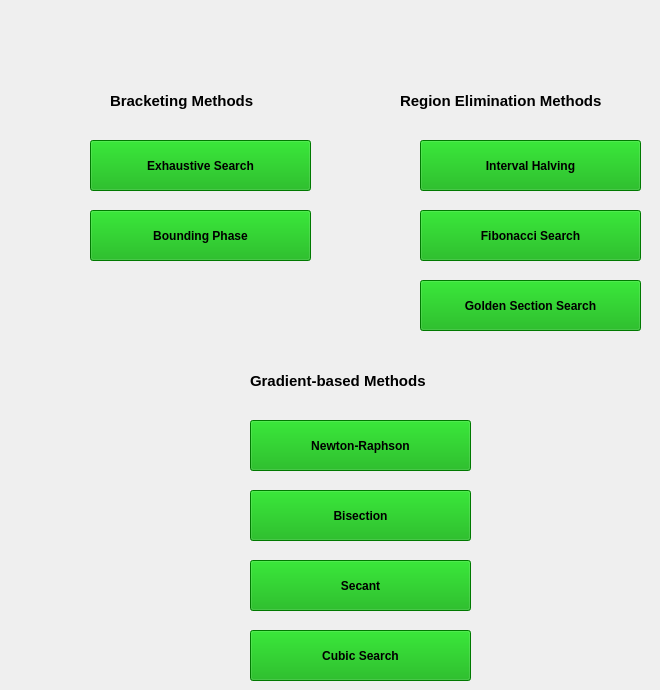
   <widget class="QWidget" name="hometab">
    <attribute name="title">
     <string>Home</string>
    </attribute>
    <widget class="QLabel" name="label_8">
     <property name="geometry">
      <rect>
       <x>110</x>
       <y>80</y>
       <width>181</width>
       <height>41</height>
      </rect>
     </property>
     <property name="font">
      <font>
       <pointsize>11</pointsize>
       <weight>75</weight>
       <bold>true</bold>
      </font>
     </property>
     <property name="text">
      <string>Bracketing Methods</string>
     </property>
    </widget>
    <widget class="QPushButton" name="exsearch_button">
     <property name="geometry">
      <rect>
       <x>90</x>
       <y>140</y>
       <width>221</width>
       <height>51</height>
      </rect>
     </property>
     <property name="font">
      <font>
       <weight>75</weight>
       <bold>true</bold>
      </font>
     </property>
     <property name="styleSheet">
      <string notr="true">background-color: rgb(0, 170, 0);</string>
     </property>
     <property name="text">
      <string>Exhaustive Search</string>
     </property>
    </widget>
    <widget class="QPushButton" name="bp_button">
     <property name="geometry">
      <rect>
       <x>90</x>
       <y>210</y>
       <width>221</width>
       <height>51</height>
      </rect>
     </property>
     <property name="font">
      <font>
       <weight>75</weight>
       <bold>true</bold>
      </font>
     </property>
     <property name="styleSheet">
      <string notr="true">background-color: rgb(0, 170, 0);</string>
     </property>
     <property name="text">
      <string>Bounding Phase</string>
     </property>
    </widget>
    <widget class="QPushButton" name="fsearch_button">
     <property name="geometry">
      <rect>
       <x>420</x>
       <y>210</y>
       <width>221</width>
       <height>51</height>
      </rect>
     </property>
     <property name="font">
      <font>
       <weight>75</weight>
       <bold>true</bold>
      </font>
     </property>
     <property name="styleSheet">
      <string notr="true">background-color: rgb(0, 170, 0);</string>
     </property>
     <property name="text">
      <string>Fibonacci Search</string>
     </property>
    </widget>
    <widget class="QLabel" name="label_23">
     <property name="geometry">
      <rect>
       <x>400</x>
       <y>80</y>
       <width>251</width>
       <height>41</height>
      </rect>
     </property>
     <property name="font">
      <font>
       <pointsize>11</pointsize>
       <weight>75</weight>
       <bold>true</bold>
      </font>
     </property>
     <property name="text">
      <string>Region Elimination Methods</string>
     </property>
    </widget>
    <widget class="QPushButton" name="interval_halving_button">
     <property name="geometry">
      <rect>
       <x>420</x>
       <y>140</y>
       <width>221</width>
       <height>51</height>
      </rect>
     </property>
     <property name="font">
      <font>
       <weight>75</weight>
       <bold>true</bold>
      </font>
     </property>
     <property name="styleSheet">
      <string notr="true">background-color: rgb(0, 170, 0);</string>
     </property>
     <property name="text">
      <string>Interval Halving</string>
     </property>
    </widget>
    <widget class="QPushButton" name="gss_button">
     <property name="geometry">
      <rect>
       <x>420</x>
       <y>280</y>
       <width>221</width>
       <height>51</height>
      </rect>
     </property>
     <property name="font">
      <font>
       <weight>75</weight>
       <bold>true</bold>
      </font>
     </property>
     <property name="styleSheet">
      <string notr="true">background-color: rgb(0, 170, 0);</string>
     </property>
     <property name="text">
      <string>Golden Section Search</string>
     </property>
    </widget>
    <widget class="QLabel" name="label_58">
     <property name="geometry">
      <rect>
       <x>250</x>
       <y>360</y>
       <width>231</width>
       <height>41</height>
      </rect>
     </property>
     <property name="font">
      <font>
       <pointsize>11</pointsize>
       <weight>75</weight>
       <bold>true</bold>
      </font>
     </property>
     <property name="text">
      <string>Gradient-based Methods</string>
     </property>
    </widget>
    <widget class="QPushButton" name="nr_button">
     <property name="geometry">
      <rect>
       <x>250</x>
       <y>420</y>
       <width>221</width>
       <height>51</height>
      </rect>
     </property>
     <property name="font">
      <font>
       <weight>75</weight>
       <bold>true</bold>
      </font>
     </property>
     <property name="styleSheet">
      <string notr="true">background-color: rgb(0, 170, 0);</string>
     </property>
     <property name="text">
      <string>Newton-Raphson</string>
     </property>
    </widget>
    <widget class="QPushButton" name="bisection_button">
     <property name="geometry">
      <rect>
       <x>250</x>
       <y>490</y>
       <width>221</width>
       <height>51</height>
      </rect>
     </property>
     <property name="font">
      <font>
       <weight>75</weight>
       <bold>true</bold>
      </font>
     </property>
     <property name="styleSheet">
      <string notr="true">background-color: rgb(0, 170, 0);</string>
     </property>
     <property name="text">
      <string>Bisection</string>
     </property>
    </widget>
    <widget class="QPushButton" name="secant_button">
     <property name="geometry">
      <rect>
       <x>250</x>
       <y>560</y>
       <width>221</width>
       <height>51</height>
      </rect>
     </property>
     <property name="font">
      <font>
       <weight>75</weight>
       <bold>true</bold>
      </font>
     </property>
     <property name="styleSheet">
      <string notr="true">background-color: rgb(0, 170, 0);</string>
     </property>
     <property name="text">
      <string>Secant</string>
     </property>
    </widget>
    <widget class="QPushButton" name="cubicsearch_button">
     <property name="geometry">
      <rect>
       <x>250</x>
       <y>630</y>
       <width>221</width>
       <height>51</height>
      </rect>
     </property>
     <property name="font">
      <font>
       <weight>75</weight>
       <bold>true</bold>
      </font>
     </property>
     <property name="styleSheet">
      <string notr="true">background-color: rgb(0, 170, 0);</string>
     </property>
     <property name="text">
      <string>Cubic Search</string>
     </property>
    </widget>
   </widget>
